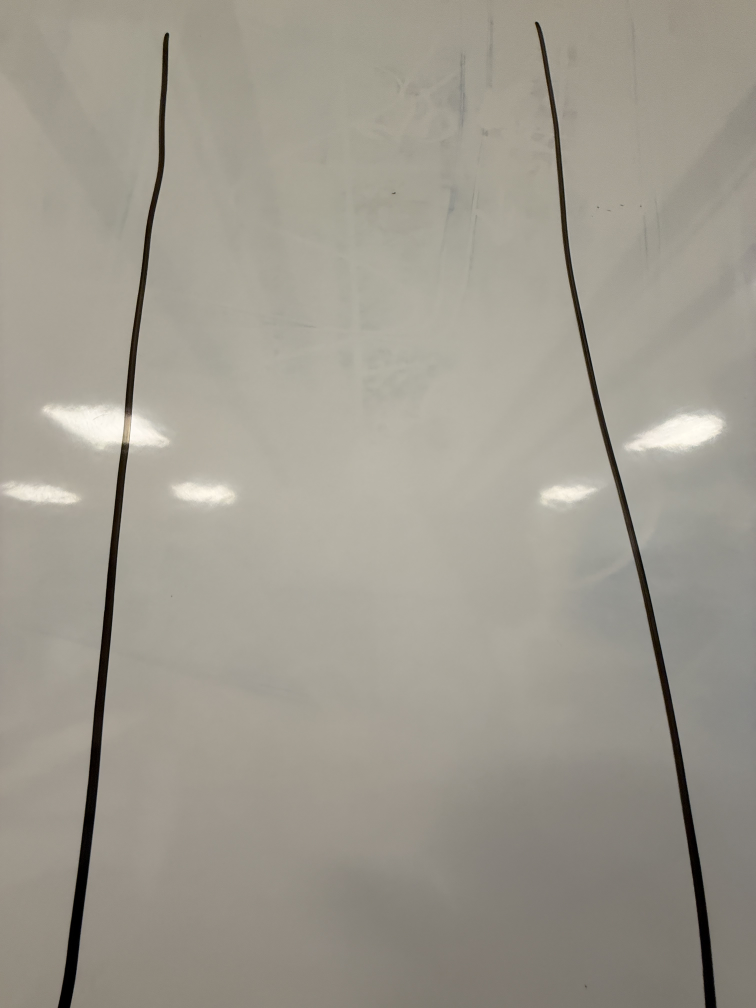
#> input picture kamera/IMG_7946.jpeg, 3024 x 4032 px (shown at 1/4 size)
$ python -i live_video.py   (imports and definitions only)
#> lines starting #> are read from the running program, lines starting #| are printed output that depends on the picture
#> further down, picture is the input picture: shape (4032, 3024, 3); mean B, G, R 143.1, 154, 158.5
from picamera2 import Picamera2
import cv2
import numpy as np
import time
from collections import deque

# -----Global variables and buffers------
left_x_history = deque(maxlen=5)
right_x_history = deque(maxlen = 5)
offset_history = deque(maxlen = 10)
smoothed_offset = None
stable_left_x = None
stable_right_x = None
ALPHA = 0.25 # säng mer stabil, höj mer responsiv

COLOR_DISPLAY = False # Ändra mellan gråvit bild och färg

# ----------Camera Initialization --------
# [1 line that did not run here, left out]

# [1 line that did not run here, left out]
# [2 lines not run here, left out]

# -------- Function Definitions ---------
# [7 lines left out: function capture_frame, not called in this run]

def preprocess_frame(frame):
	"""
	Converts frame to greyscale, applies CLAHE and GaussianBlur
	"""
	grayFrame = cv2.cvtColor(frame, cv2.COLOR_BGR2GRAY)
	clahe = cv2.createCLAHE(clipLimit=1.2, tileGridSize=(8, 8))
	grayFrame = clahe.apply(grayFrame)
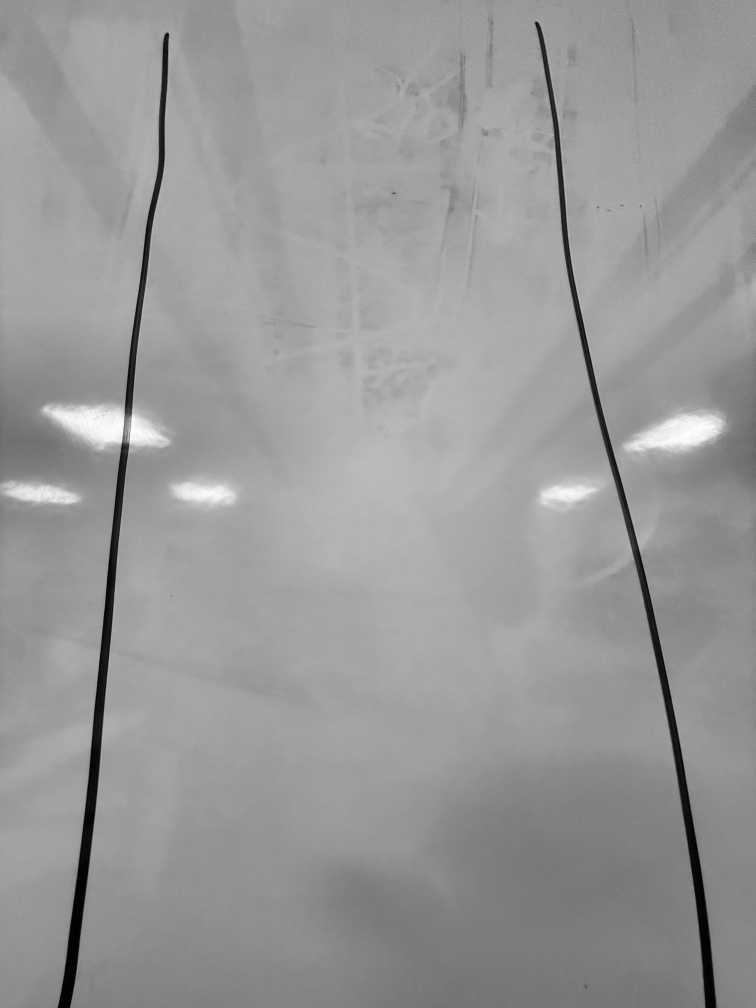
#> grayFrame: shape (4032, 3024) (shown at 1/4 size); min 1, max 254, mean 152.3

	grayFrame = cv2.GaussianBlur(grayFrame, (5,5), 0)
	return grayFrame

# [93 lines left out: functions detect_lane, compute_offset, send_offset, compute_x, not called in this run]


# [30 lines not run here, left out]

>>> import cv2
>>> picture = cv2.imread('IMG_7946.jpeg')
>>> result = preprocess_frame(picture)

$ run again, on kamera/IMG_7947.JPG
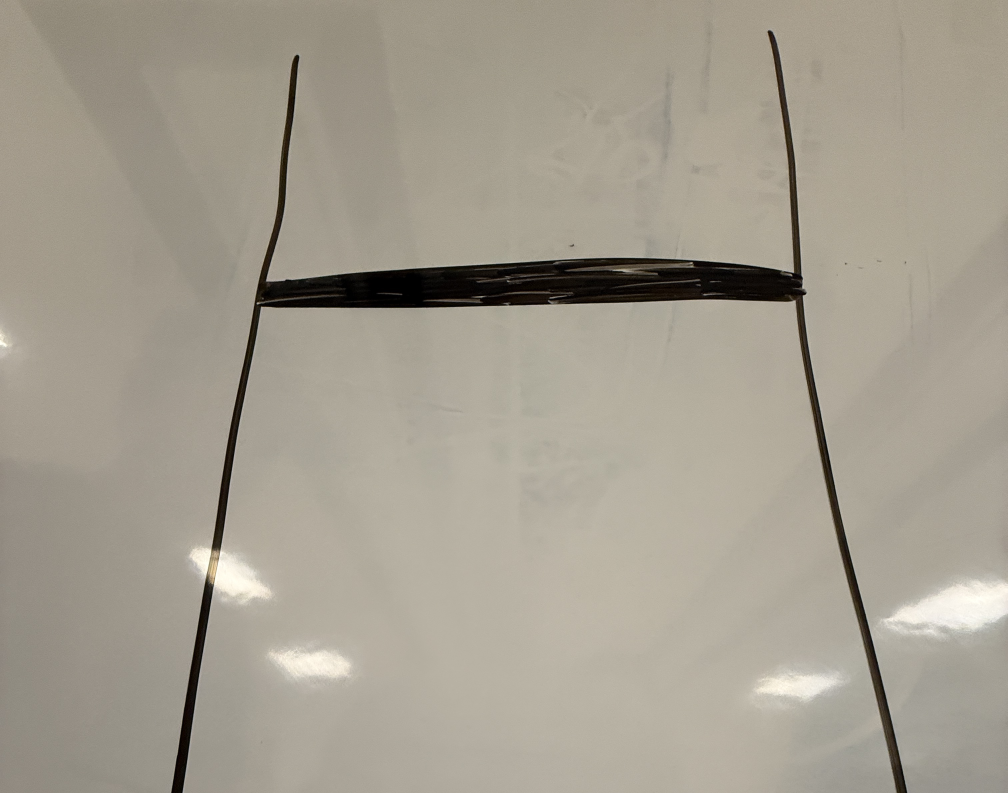
#> input picture kamera/IMG_7947.JPG, 3024 x 2379 px (shown at 1/3 size)
#> picture is the input picture: shape (2379, 3024, 3); mean B, G, R 144, 157.6, 164.1
#> in preprocess_frame, `grayFrame = clahe.apply(grayFrame)`:
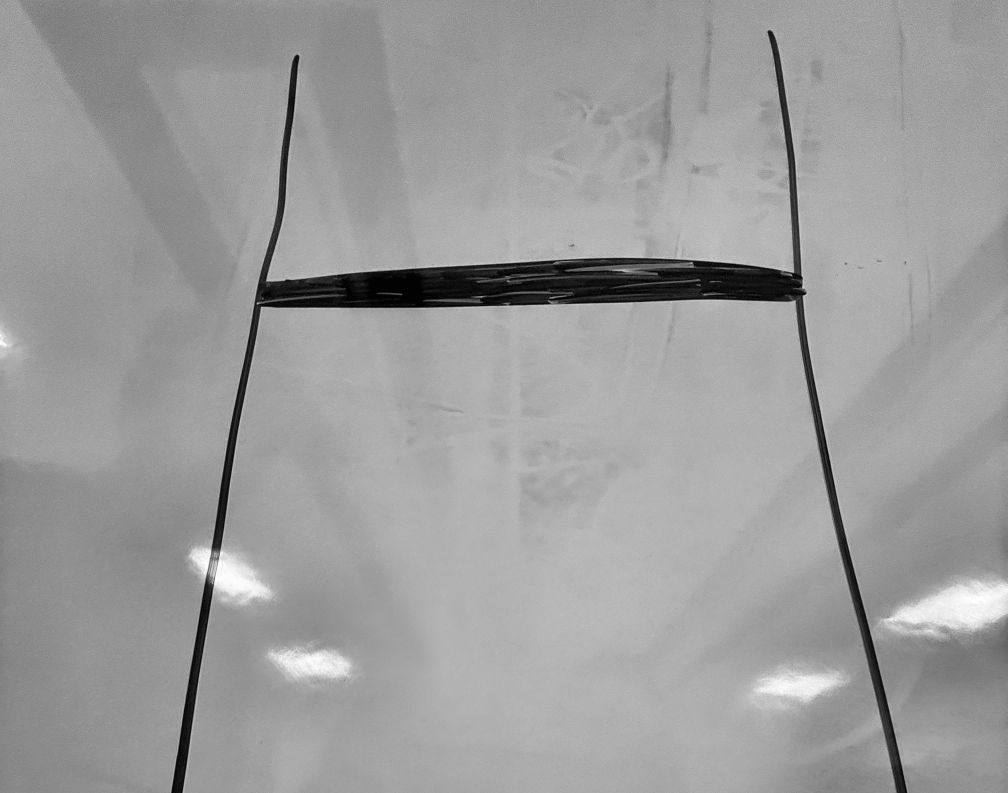
#> grayFrame: shape (2379, 3024) (shown at 1/3 size); min 1, max 254, mean 156.2
